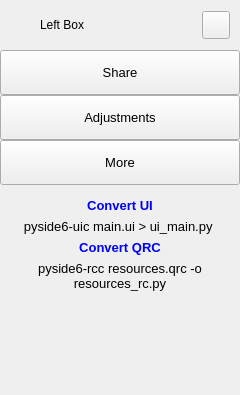
        <widget class="QFrame" name="extraLeftBox">
         <property name="minimumSize">
          <size>
           <width>0</width>
           <height>0</height>
          </size>
         </property>
         <property name="maximumSize">
          <size>
           <width>0</width>
           <height>16777215</height>
          </size>
         </property>
         <property name="frameShape">
          <enum>QFrame::NoFrame</enum>
         </property>
         <property name="frameShadow">
          <enum>QFrame::Raised</enum>
         </property>
         <layout class="QVBoxLayout" name="extraColumLayout">
          <property name="spacing">
           <number>0</number>
          </property>
          <property name="leftMargin">
           <number>0</number>
          </property>
          <property name="topMargin">
           <number>0</number>
          </property>
          <property name="rightMargin">
           <number>0</number>
          </property>
          <property name="bottomMargin">
           <number>0</number>
          </property>
          <item>
           <widget class="QFrame" name="extraTopBg">
            <property name="minimumSize">
             <size>
              <width>0</width>
              <height>50</height>
             </size>
            </property>
            <property name="maximumSize">
             <size>
              <width>16777215</width>
              <height>50</height>
             </size>
            </property>
            <property name="frameShape">
             <enum>QFrame::NoFrame</enum>
            </property>
            <property name="frameShadow">
             <enum>QFrame::Raised</enum>
            </property>
            <layout class="QVBoxLayout" name="verticalLayout_5">
             <property name="spacing">
              <number>0</number>
             </property>
             <property name="leftMargin">
              <number>0</number>
             </property>
             <property name="topMargin">
              <number>0</number>
             </property>
             <property name="rightMargin">
              <number>0</number>
             </property>
             <property name="bottomMargin">
              <number>0</number>
             </property>
             <item>
              <layout class="QGridLayout" name="extraTopLayout">
               <property name="leftMargin">
                <number>10</number>
               </property>
               <property name="rightMargin">
                <number>10</number>
               </property>
               <property name="horizontalSpacing">
                <number>10</number>
               </property>
               <property name="verticalSpacing">
                <number>0</number>
               </property>
               <item row="0" column="0">
                <widget class="QFrame" name="extraIcon">
                 <property name="minimumSize">
                  <size>
                   <width>20</width>
                   <height>0</height>
                  </size>
                 </property>
                 <property name="maximumSize">
                  <size>
                   <width>20</width>
                   <height>20</height>
                  </size>
                 </property>
                 <property name="frameShape">
                  <enum>QFrame::NoFrame</enum>
                 </property>
                 <property name="frameShadow">
                  <enum>QFrame::Raised</enum>
                 </property>
                </widget>
               </item>
               <item row="0" column="1">
                <widget class="QLabel" name="extraLabel">
                 <property name="minimumSize">
                  <size>
                   <width>150</width>
                   <height>0</height>
                  </size>
                 </property>
                 <property name="text">
                  <string>Left Box</string>
                 </property>
                </widget>
               </item>
               <item row="0" column="2">
                <widget class="QPushButton" name="extraCloseColumnBtn">
                 <property name="minimumSize">
                  <size>
                   <width>28</width>
                   <height>28</height>
                  </size>
                 </property>
                 <property name="maximumSize">
                  <size>
                   <width>28</width>
                   <height>28</height>
                  </size>
                 </property>
                 <property name="cursor">
                  <cursorShape>PointingHandCursor</cursorShape>
                 </property>
                 <property name="toolTip">
                  <string>Close left box</string>
                 </property>
                 <property name="text">
                  <string/>
                 </property>
                 <property name="icon">
                  <iconset resource="resources.qrc">
                   <normaloff>:/icons/icons/icon_close.png</normaloff>:/icons/icons/icon_close.png</iconset>
                 </property>
                 <property name="iconSize">
                  <size>
                   <width>20</width>
                   <height>20</height>
                  </size>
                 </property>
                </widget>
               </item>
              </layout>
             </item>
            </layout>
           </widget>
          </item>
          <item>
           <widget class="QFrame" name="extraContent">
            <property name="frameShape">
             <enum>QFrame::NoFrame</enum>
            </property>
            <property name="frameShadow">
             <enum>QFrame::Raised</enum>
            </property>
            <layout class="QVBoxLayout" name="verticalLayout_12">
             <property name="spacing">
              <number>0</number>
             </property>
             <property name="leftMargin">
              <number>0</number>
             </property>
             <property name="topMargin">
              <number>0</number>
             </property>
             <property name="rightMargin">
              <number>0</number>
             </property>
             <property name="bottomMargin">
              <number>0</number>
             </property>
             <item alignment="Qt::AlignTop">
              <widget class="QFrame" name="extraTopMenu">
               <property name="frameShape">
                <enum>QFrame::NoFrame</enum>
               </property>
               <property name="frameShadow">
                <enum>QFrame::Raised</enum>
               </property>
               <layout class="QVBoxLayout" name="verticalLayout_11">
                <property name="spacing">
                 <number>0</number>
                </property>
                <property name="leftMargin">
                 <number>0</number>
                </property>
                <property name="topMargin">
                 <number>0</number>
                </property>
                <property name="rightMargin">
                 <number>0</number>
                </property>
                <property name="bottomMargin">
                 <number>0</number>
                </property>
                <item>
                 <widget class="QPushButton" name="btn_share">
                  <property name="sizePolicy">
                   <sizepolicy hsizetype="Expanding" vsizetype="Fixed">
                    <horstretch>0</horstretch>
                    <verstretch>0</verstretch>
                   </sizepolicy>
                  </property>
                  <property name="minimumSize">
                   <size>
                    <width>0</width>
                    <height>45</height>
                   </size>
                  </property>
                  <property name="font">
                   <font>
                    <family>Segoe UI</family>
                    <pointsize>10</pointsize>
                    <weight>50</weight>
                    <italic>false</italic>
                    <bold>false</bold>
                   </font>
                  </property>
                  <property name="cursor">
                   <cursorShape>PointingHandCursor</cursorShape>
                  </property>
                  <property name="layoutDirection">
                   <enum>Qt::LeftToRight</enum>
                  </property>
                  <property name="styleSheet">
                   <string notr="true">background-image: url(:/icons/icons/cil-share-boxed.png);</string>
                  </property>
                  <property name="text">
                   <string>Share</string>
                  </property>
                 </widget>
                </item>
                <item>
                 <widget class="QPushButton" name="btn_adjustments">
                  <property name="sizePolicy">
                   <sizepolicy hsizetype="Expanding" vsizetype="Fixed">
                    <horstretch>0</horstretch>
                    <verstretch>0</verstretch>
                   </sizepolicy>
                  </property>
                  <property name="minimumSize">
                   <size>
                    <width>0</width>
                    <height>45</height>
                   </size>
                  </property>
                  <property name="font">
                   <font>
                    <family>Segoe UI</family>
                    <pointsize>10</pointsize>
                    <weight>50</weight>
                    <italic>false</italic>
                    <bold>false</bold>
                   </font>
                  </property>
                  <property name="cursor">
                   <cursorShape>PointingHandCursor</cursorShape>
                  </property>
                  <property name="layoutDirection">
                   <enum>Qt::LeftToRight</enum>
                  </property>
                  <property name="styleSheet">
                   <string notr="true">background-image: url(:/icons/icons/cil-equalizer.png);</string>
                  </property>
                  <property name="text">
                   <string>Adjustments</string>
                  </property>
                 </widget>
                </item>
                <item>
                 <widget class="QPushButton" name="btn_more">
                  <property name="sizePolicy">
                   <sizepolicy hsizetype="Expanding" vsizetype="Fixed">
                    <horstretch>0</horstretch>
                    <verstretch>0</verstretch>
                   </sizepolicy>
                  </property>
                  <property name="minimumSize">
                   <size>
                    <width>0</width>
                    <height>45</height>
                   </size>
                  </property>
                  <property name="font">
                   <font>
                    <family>Segoe UI</family>
                    <pointsize>10</pointsize>
                    <weight>50</weight>
                    <italic>false</italic>
                    <bold>false</bold>
                   </font>
                  </property>
                  <property name="cursor">
                   <cursorShape>PointingHandCursor</cursorShape>
                  </property>
                  <property name="layoutDirection">
                   <enum>Qt::LeftToRight</enum>
                  </property>
                  <property name="styleSheet">
                   <string notr="true">background-image: url(:/icons/icons/cil-layers.png);</string>
                  </property>
                  <property name="text">
                   <string>More</string>
                  </property>
                 </widget>
                </item>
               </layout>
              </widget>
             </item>
             <item>
              <widget class="QFrame" name="extraCenter">
               <property name="frameShape">
                <enum>QFrame::NoFrame</enum>
               </property>
               <property name="frameShadow">
                <enum>QFrame::Raised</enum>
               </property>
               <layout class="QVBoxLayout" name="verticalLayout_10">
                <item>
                 <widget class="QTextEdit" name="textEdit">
                  <property name="minimumSize">
                   <size>
                    <width>222</width>
                    <height>0</height>
                   </size>
                  </property>
                  <property name="styleSheet">
                   <string notr="true">background: transparent;</string>
                  </property>
                  <property name="frameShape">
                   <enum>QFrame::NoFrame</enum>
                  </property>
                  <property name="readOnly">
                   <bool>true</bool>
                  </property>
                  <property name="markdown">
                   <string>**Convert UI**

pyside6-uic main.ui &gt; ui_main.py 

**Convert QRC**

pyside6-rcc resources.qrc -o resources_rc.py

</string>
                  </property>
                  <property name="html">
                   <string>&lt;!DOCTYPE HTML PUBLIC &quot;-//W3C//DTD HTML 4.0//EN&quot; &quot;http://www.w3.org/TR/REC-html40/strict.dtd&quot;&gt;
&lt;html&gt;&lt;head&gt;&lt;meta name=&quot;qrichtext&quot; content=&quot;1&quot; /&gt;&lt;style type=&quot;text/css&quot;&gt;
p, li { white-space: pre-wrap; }
&lt;/style&gt;&lt;/head&gt;&lt;body style=&quot; font-family:'Segoe UI'; font-size:10pt; font-weight:400; font-style:normal;&quot;&gt;
&lt;p align=&quot;center&quot; style=&quot; margin-top:6px; margin-bottom:6px; margin-left:0px; margin-right:0px; -qt-block-indent:0; text-indent:0px;&quot;&gt;&lt;span style=&quot; font-weight:600; color:#0000ff;&quot;&gt;Convert UI&lt;/span&gt;&lt;/p&gt;
&lt;p align=&quot;center&quot; style=&quot; margin-top:6px; margin-bottom:6px; margin-left:0px; margin-right:0px; -qt-block-indent:0; text-indent:0px;&quot;&gt;pyside6-uic main.ui &amp;gt; ui_main.py &lt;/p&gt;
&lt;p align=&quot;center&quot; style=&quot; margin-top:6px; margin-bottom:6px; margin-left:0px; margin-right:0px; -qt-block-indent:0; text-indent:0px;&quot;&gt;&lt;span style=&quot; font-weight:600; color:#0000ff;&quot;&gt;Convert QRC&lt;/span&gt;&lt;/p&gt;
&lt;p align=&quot;center&quot; style=&quot; margin-top:6px; margin-bottom:6px; margin-left:0px; margin-right:0px; -qt-block-indent:0; text-indent:0px;&quot;&gt;pyside6-rcc resources.qrc -o resources_rc.py&lt;/p&gt;&lt;/body&gt;&lt;/html&gt;</string>
                  </property>
                 </widget>
                </item>
               </layout>
              </widget>
             </item>
             <item>
              <widget class="QFrame" name="extraBottom">
               <property name="frameShape">
                <enum>QFrame::NoFrame</enum>
               </property>
               <property name="frameShadow">
                <enum>QFrame::Raised</enum>
               </property>
              </widget>
             </item>
            </layout>
           </widget>
          </item>
         </layout>
        </widget>
